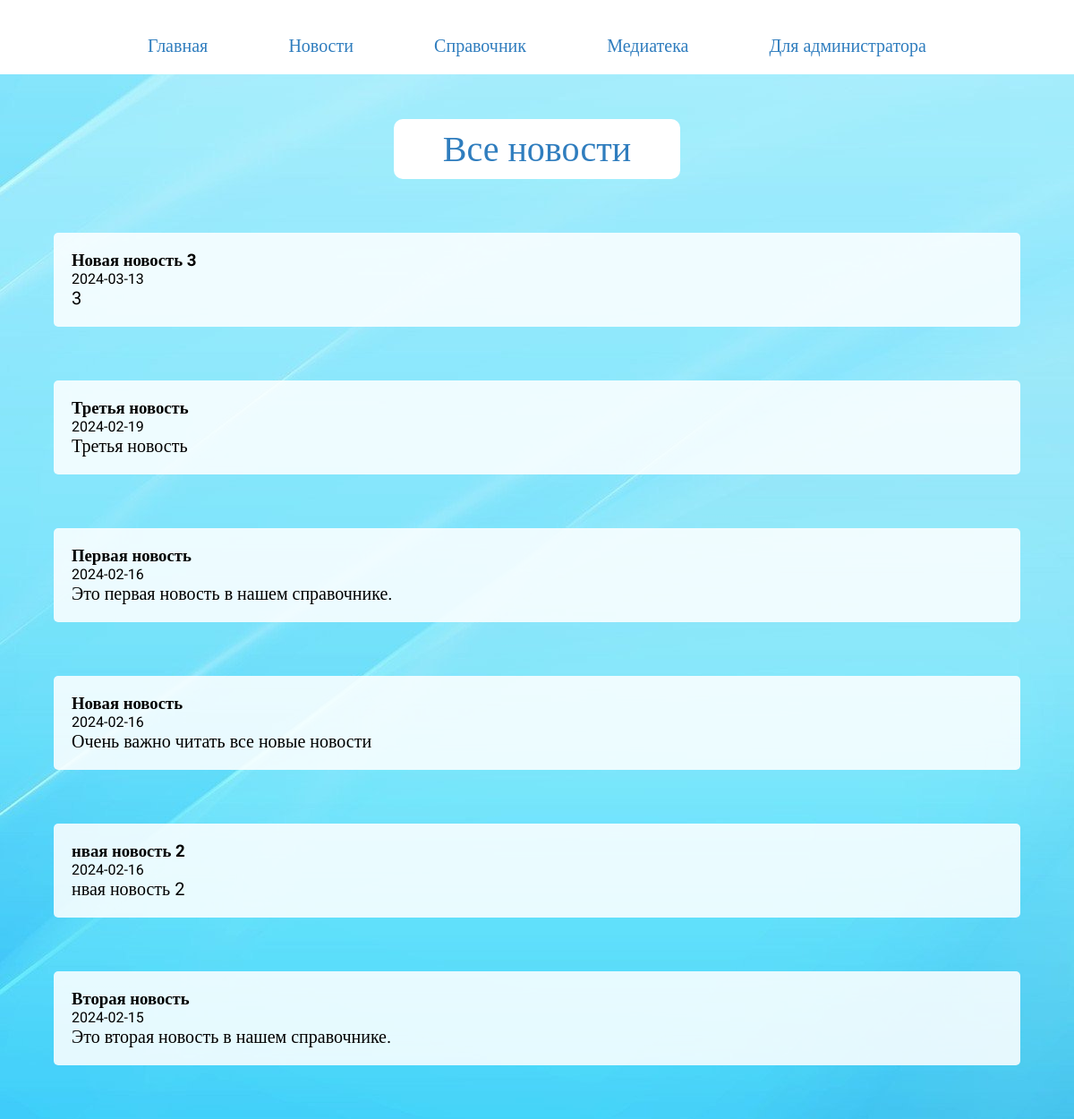
The page /all_news.php on the database its author committed.
### tables this page shows
CREATE TABLE `news` (
  `id` int NOT NULL,
  `date` date NOT NULL,
  `title` varchar(255) NOT NULL,
  `content` text NOT NULL
);

### all_news.php (the view, shortened to what this page needs)
<!DOCTYPE html>
<html lang="en">
<head>
  <link rel="stylesheet" href="style.css"/>
</head>
<body>
<header>
    <div class="toolbar">
        <a href="index.php">Главная</a>
        <a href="all_news.php">Новости</a>
        <a href="guide.php">Справочник</a>
        <a href="mediateka.php">Медиатека</a>
        <a class="admin_auth" href="#">Для администратора</a>
    </div>
</header>
<div class="content_all_news">
<p class="title_all_news">Все новости</p>
    <?php
    include 'config.php';
      $sql = "SELECT * FROM news ORDER BY date DESC";
      $result = $conn->query($sql);
      if ($result->num_rows > 0) {
          while ($row = $result->fetch_assoc()) {
              $content = $row["content"];
              $isContentLong = mb_strlen($content) > 200;
              echo "<div class='all_news-item" . ($isContentLong ? " expanded" : "") . "'>";
              echo "<h3 class='news-title'>" . $row["title"] . "</h3>";
              echo "<span class='all_news-date'>" . $row["date"] . "</span>";
              echo "<div class='all_news-content'>" . $content . "</div>";
              echo "</div>";
          }
      } else {
          echo "<p>Новостей нет.</p>";
      }
    ?>
</div>
</body>
</html>

### style.css (style rules this page uses)
* { margin: 0 auto; padding: 0 auto; transition: 0.5s; }
body { font-family: Roboto; display: flex; flex-direction: column; }
header { text-align: center; width: 100%; box-shadow: 0px 5px 10px 0px rgba(0, 0, 0, 0.5); }
.toolbar { display: flex; width: 60%; margin-top: 20px; margin-bottom: 20px; }
.toolbar a { text-decoration: none; font-size: 20px; color: #2f7dbe; }
.content_all_news { width: 100%; text-align: left; background: url(img/back.jpg) fixed no-repeat; }
.title_all_news { color: #2f7dbe; font-size: 40px; display: grid; text-align: center; margin-top: 50px; background-color: #fff; max-width: 300px; border-radius: 10px; padding: 10px; }
.all_news-content { font-size: 20px; }
.all_news-item { background-color: #ffffffdb; padding: 20px; border-radius: 5px; margin: 5%; }
@media screen and (max-width: 1200px) { .toolbar { width: 80%; } }

### all_news.php (style rules this page uses)
.all_news-content { overflow: hidden; max-height: 100px; transition: max-height 0.3s ease-out; }

### rows shown on the page
news: title "Новая новость 3", date "2024-03-13", content "3"
news: title "Третья новость", date "2024-02-19", content "Третья новость"
news: title "Первая новость", date "2024-02-16", content "Это первая новость в нашем справочнике."
news: title "Новая новость", date "2024-02-16", content "Очень важно читать все новые новости"
news: title "нвая новость 2", date "2024-02-16", content "нвая новость 2"
news: title "Вторая новость", date "2024-02-15", content "Это вторая новость в нашем справочнике."
